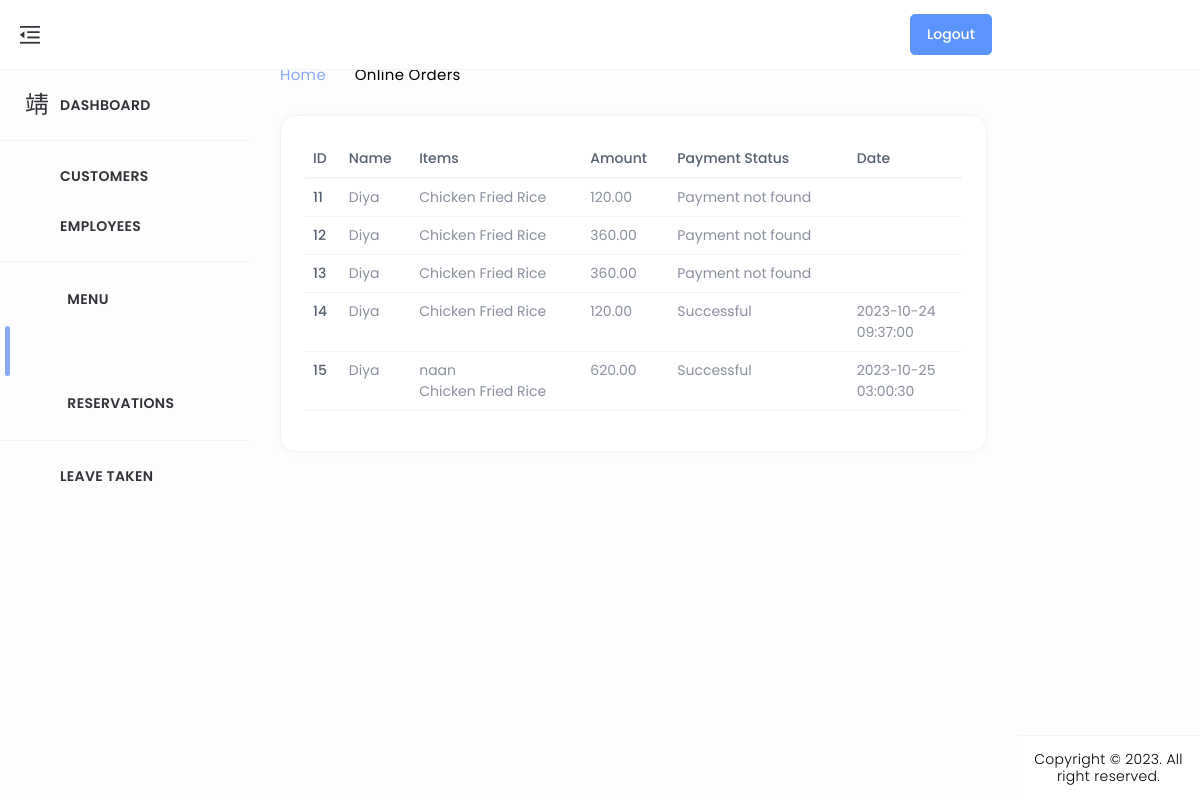
Before: /order_list/ with the older database file.
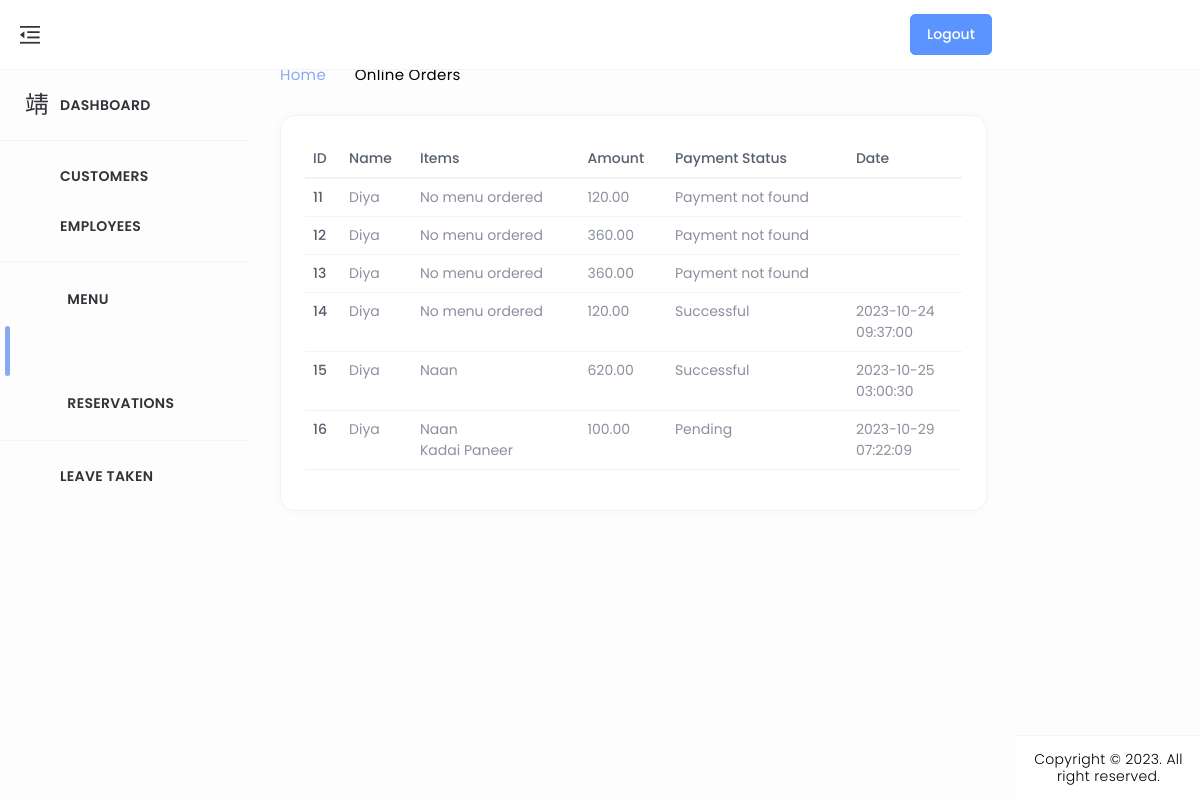
After: the same page with the newer database file.
### home/models.py (models this page shows, shortened)
class BillingInformation(models.Model):
    user = models.ForeignKey(CustomUser, on_delete=models.CASCADE)
    address = models.TextField()
    town = models.CharField(max_length=50)
    zip_code = models.CharField(max_length=10)
    payment_status = models.BooleanField(default=True)
    amount = models.DecimalField(max_digits=8, decimal_places=2)
    menu = models.ManyToManyField(menus, blank=True)

class CustomUser(AbstractUser):
    CUSTOMER = 1
    EMPLOYEE = 2
    ROLE_CHOICE = (
        (CUSTOMER, 'CUSTOMER'),
        (EMPLOYEE, 'EMPLOYEE'),
    )
    username=None
    first_name = None
    last_name = None
    USERNAME_FIELD = 'email'
    name = models.CharField(max_length=50)
    email = models.EmailField(max_length=100, unique=True)
    phone = models.CharField(max_length=12, blank=True)
    password = models.CharField(max_length=128)
    role = models.IntegerField(choices=ROLE_CHOICE, blank=True, null=True,default='1')
    is_admin = models.BooleanField(default=False)
    is_staff = models.BooleanField(default=False)
    is_active = models.BooleanField(default=True)
    is_superadmin = models.BooleanField(default=False)
    REQUIRED_FIELDS = ['name', 'phone']
    objects = UserManager()

class menus(models.Model):
    CATEGORY_CHOICES = (
        ('Kerala', 'Kerala'),
        ('Chineese', 'Chineese'),
        ('North Indian', 'North Indian'),
        ('Arabian', 'Arabian'),
        ('Beverages', 'Beverages'),
    )
    SUBMENU_CHOICES = (
        ('Breads', 'Breads'),
        ('Curries', 'Curries'),
        ('Rice Dishes','Rice Dishes'),
        ('Appetizers','Appetizers'),
        ('Main Course','Main Course'),
        ('Breads & Accompaniments', 'Breads & Accompaniments'),
        ('Rolls & Grills','Rolls & Grills'),
        ('Hot Beverage','Hot Beverage'),
        ('Cold Beverage','Cold Beverage'),
    )
    SUB_SUBMENU_CHOICES = (
        ('Vegetarian', 'Vegetarian'),
        ('Non-Vegetarian', 'Non-Vegetarian'),
        ('Water-based','Water-based'),
        ('Milk-based','Milk-based')
    )
    name = models.CharField(max_length=100)
    category = models.CharField(max_length=50, choices=CATEGORY_CHOICES, default='')
    submenu = models.CharField(max_length=50, choices=SUBMENU_CHOICES, default='', blank=True)
    sub_submenu = models.CharField(max_length=50, choices=SUB_SUBMENU_CHOICES, default='', blank=True)
    desc = models.CharField(max_length=300)
    price = models.FloatField()
    img = models.ImageField(upload_to='menus/', blank=True, null=True)
    active = models.BooleanField(default=True)

class Payment(models.Model):
    class PaymentStatusChoices(models.TextChoices):
        PENDING = 'pending', 'Pending'
        SUCCESSFUL = 'successful', 'Successful'
        FAILED = 'failed', 'Failed'
    user = models.ForeignKey(CustomUser, on_delete=models.CASCADE)  # Link the payment to a user
    razorpay_order_id = models.CharField(max_length=255)  # Razorpay order ID
    payment_id = models.CharField(max_length=255)  # Razorpay payment ID
    amount = models.DecimalField(max_digits=8, decimal_places=2)  # Amount paid
    currency = models.CharField(max_length=3)  # Currency code (e.g., "INR")
    timestamp = models.DateTimeField(auto_now_add=True)  # Timestamp of the payment
    payment_status = models.CharField(max_length=20, choices=PaymentStatusChoices.choices, default=PaymentStatusChoices.PENDING)
    billing_info = models.ForeignKey(BillingInformation, on_delete=models.CASCADE, null=True, blank=True)
    table_booking = models.ForeignKey(TableBooking, on_delete=models.CASCADE, related_name='payments', null=True, blank=True)
    class Meta:
        ordering = ['-timestamp']

### home/views.py (the view)
# urls.py: path('order_list/',order_list,name='order_list'),
def order_list(request):
    billing_info = BillingInformation.objects.all()
    payments = Payment.objects.all()
    context = {
        'billing_info': billing_info,
        'payments': payments,
    }
    return render(request, 'admin_dashboard/orders.html', context)

### templates/admin_dashboard/orders.html (shortened to what the changed rows need)
{% load static %}
<!DOCTYPE html>
<html lang="en" dir="ltr">
<head>
	<link href="../../../../cdn.jsdelivr.net/npm/%40mdi/font%404.4.95/css/materialdesignicons.min.html" rel="stylesheet" />
	<link href="{% static 'assets/css/materialdesignicons.min.css' %}" rel="stylesheet" />
	<link href="{% static 'assets/plugins/simplebar/simplebar.css' %}" rel="stylesheet" />
	<link href="{% static 'assets/plugins/data-tables/datatables.bootstrap5.min.css' %}" rel='stylesheet'>
	<link href="{% static 'assets/plugins/data-tables/responsive.datatables.min.css' %}" rel='stylesheet'>
	<link id="{% static 'style.css' %}" rel="stylesheet" href="{% static 'assets/css/style.css' %}" />
</head>
<body id="body">
	<div class="wrapper">
		<div class="ec-page-wrapper">
			<div class="ec-content-wrapper">
				<div class="content">
					<div class="breadcrumb-wrapper d-flex align-items-center justify-content-between">
						<div>
							<h1>All Orders</h1>
						</div>
					</div>
					<div class="row">
						<div class="col-12">
							<div class="card card-default">
								<div class="card-body">
									<div class="table-responsive">
										<table id="responsive-data-table" class="table" style="width:100%">
											<thead>
                                                <tr>
                                                    <th>ID</th>
                                                    <th>Name</th>
                                                    <th>Items</th>
                                                    <th>Amount</th>
                                                    <th>Payment Status</th>
                                                    <th>Date</th>
                                                </tr>
                                            </thead>
                                            <tbody>
                                                {% for billing in billing_info %}
                                                <tr>
                                                    <td>{{ billing.id }}</td>
                                                    <td>{{ billing.user.name }}</td>
                                                    <td>
                                                        {% for menu in billing.menu.all %}
                                                            {{ menu.name }}<br>
                                                        {% empty %}
                                                            No menu ordered
                                                        {% endfor %}
                                                    </td>
                                                    <td>{{ billing.amount }}</td>
                                                    <td>
                                                        {% with matching_payments=billing.payment_set.all %}
                                                            {% if matching_payments %}
                                                                {{ matching_payments.0.get_payment_status_display }}
                                                            {% else %}
                                                                Payment not found
                                                            {% endif %}
                                                        {% endwith %}
                                                    </td>
												<td>
													{% for payment in billing.payment_set.all %}
														{{ payment.timestamp|date:"Y-m-d" }}<br>
														{{ payment.timestamp|time:"H:i:s" }}<br>
													{% endfor %}
												</td>
                                                </tr>
                                                {% empty %}
                                                <tr>
                                                    <td colspan="5">No billing information available</td>
                                                </tr>
                                                {% endfor %}
                                            </tbody>
										</table>
									</div>
									</div>
								</div>
							</div>
						</div>
					</div>
				</div>
			</div>
		</div>
</body>
</html>

Changed rows visible on the page:
removed menus: name "Chicken Fried Rice"
shown differently, row unchanged: BillingInformation id 11: now shows "No menu ordered"
shown differently, row unchanged: BillingInformation id 12: now shows "No menu ordered"
shown differently, row unchanged: BillingInformation id 13: now shows "No menu ordered"
shown differently, row unchanged: BillingInformation id 14: now shows "No menu ordered"
changed menus: name "naan" → "Naan"
added BillingInformation: id "16", user.name "Diya", amount "100.00", payment_set.all.0.payment_status "Pending", menus (name "Naan")
added menus: name "Kadai Paneer", shown under "16"
added Payment: timestamp "2023-10-29", timestamp "07:22:09", shown under "16"
